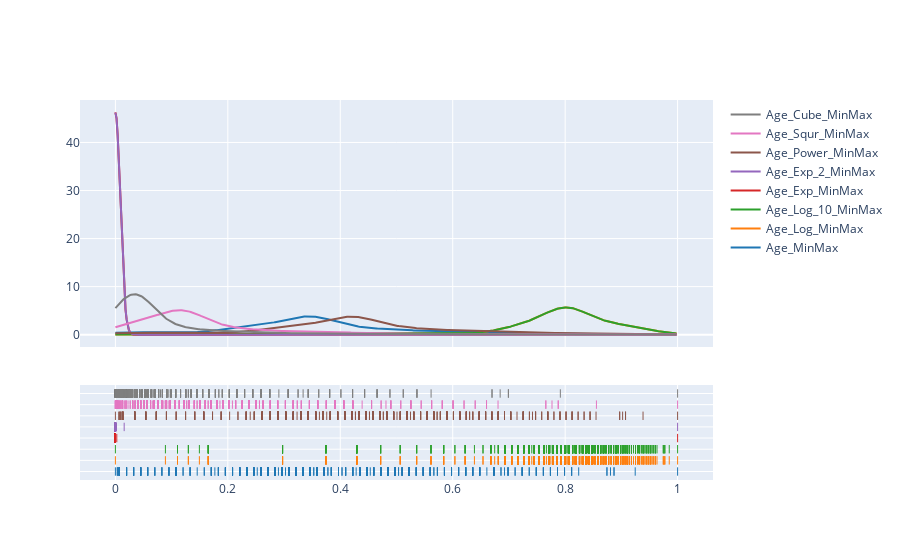

Notebook code cell kept with this figure:
### Code cell
fig = ff.create_distplot(data, columns, bin_size=.25, show_hist=False)
fig.show()

### Figure 1 — Plotly figure (JSON) as saved in the notebook; plotly's stock layout.template omitted (floating-point values rounded to 4 significant figures; data arrays with more than 128 entries replaced by an {"elided": "..."} marker saying what was removed)
{"data": [{"legendgroup": "Age_MinMax", "marker": {"color": "rgb(31, 119, 180)"}, "mode": "lines", "name": "Age_MinMax", "showlegend": true, "type": "scatter", "x": {"elided": "500 float values"}, "xaxis": "x", "y": {"elided": "500 float values"}, "yaxis": "y"}, {"legendgroup": "Age_Log_MinMax", "marker": {"color": "rgb(255, 127, 14)"}, "mode": "lines", "name": "Age_Log_MinMax", "showlegend": true, "type": "scatter", "x": {"elided": "500 float values"}, "xaxis": "x", "y": {"elided": "500 float values"}, "yaxis": "y"}, {"legendgroup": "Age_Log_10_MinMax", "marker": {"color": "rgb(44, 160, 44)"}, "mode": "lines", "name": "Age_Log_10_MinMax", "showlegend": true, "type": "scatter", "x": {"elided": "500 float values"}, "xaxis": "x", "y": {"elided": "500 float values"}, "yaxis": "y"}, {"legendgroup": "Age_Exp_MinMax", "marker": {"color": "rgb(214, 39, 40)"}, "mode": "lines", "name": "Age_Exp_MinMax", "showlegend": true, "type": "scatter", "x": {"elided": "500 float values"}, "xaxis": "x", "y": {"elided": "500 float values"}, "yaxis": "y"}, {"legendgroup": "Age_Exp_2_MinMax", "marker": {"color": "rgb(148, 103, 189)"}, "mode": "lines", "name": "Age_Exp_2_MinMax", "showlegend": true, "type": "scatter", "x": {"elided": "500 float values"}, "xaxis": "x", "y": {"elided": "500 float values"}, "yaxis": "y"}, {"legendgroup": "Age_Power_MinMax", "marker": {"color": "rgb(140, 86, 75)"}, "mode": "lines", "name": "Age_Power_MinMax", "showlegend": true, "type": "scatter", "x": {"elided": "500 float values"}, "xaxis": "x", "y": {"elided": "500 float values"}, "yaxis": "y"}, {"legendgroup": "Age_Squr_MinMax", "marker": {"color": "rgb(227, 119, 194)"}, "mode": "lines", "name": "Age_Squr_MinMax", "showlegend": true, "type": "scatter", "x": {"elided": "500 float values"}, "xaxis": "x", "y": {"elided": "500 float values"}, "yaxis": "y"}, {"legendgroup": "Age_Cube_MinMax", "marker": {"color": "rgb(127, 127, 127)"}, "mode": "lines", "name": "Age_Cube_MinMax", "showlegend": true, "type": "scatter", "x": {"elided": "500 float values"}, "xaxis": "x", "y": {"elided": "500 float values"}, "yaxis": "y"}, {"legendgroup": "Age_MinMax", "marker": {"color": "rgb(31, 119, 180)", "symbol": "line-ns-open"}, "mode": "markers", "name": "Age_MinMax", "showlegend": false, "type": "scatter", "x": {"elided": "891 float values"}, "xaxis": "x", "y": {"elided": "891 str values"}, "yaxis": "y2"}, {"legendgroup": "Age_Log_MinMax", "marker": {"color": "rgb(255, 127, 14)", "symbol": "line-ns-open"}, "mode": "markers", "name": "Age_Log_MinMax", "showlegend": false, "type": "scatter", "x": {"elided": "891 float values"}, "xaxis": "x", "y": {"elided": "891 str values"}, "yaxis": "y2"}, {"legendgroup": "Age_Log_10_MinMax", "marker": {"color": "rgb(44, 160, 44)", "symbol": "line-ns-open"}, "mode": "markers", "name": "Age_Log_10_MinMax", "showlegend": false, "type": "scatter", "x": {"elided": "891 float values"}, "xaxis": "x", "y": {"elided": "891 str values"}, "yaxis": "y2"}, {"legendgroup": "Age_Exp_MinMax", "marker": {"color": "rgb(214, 39, 40)", "symbol": "line-ns-open"}, "mode": "markers", "name": "Age_Exp_MinMax", "showlegend": false, "type": "scatter", "x": {"elided": "891 float values"}, "xaxis": "x", "y": {"elided": "891 str values"}, "yaxis": "y2"}, {"legendgroup": "Age_Exp_2_MinMax", "marker": {"color": "rgb(148, 103, 189)", "symbol": "line-ns-open"}, "mode": "markers", "name": "Age_Exp_2_MinMax", "showlegend": false, "type": "scatter", "x": {"elided": "891 float values"}, "xaxis": "x", "y": {"elided": "891 str values"}, "yaxis": "y2"}, {"legendgroup": "Age_Power_MinMax", "marker": {"color": "rgb(140, 86, 75)", "symbol": "line-ns-open"}, "mode": "markers", "name": "Age_Power_MinMax", "showlegend": false, "type": "scatter", "x": {"elided": "891 float values"}, "xaxis": "x", "y": {"elided": "891 str values"}, "yaxis": "y2"}, {"legendgroup": "Age_Squr_MinMax", "marker": {"color": "rgb(227, 119, 194)", "symbol": "line-ns-open"}, "mode": "markers", "name": "Age_Squr_MinMax", "showlegend": false, "type": "scatter", "x": {"elided": "891 float values"}, "xaxis": "x", "y": {"elided": "891 str values"}, "yaxis": "y2"}, {"legendgroup": "Age_Cube_MinMax", "marker": {"color": "rgb(127, 127, 127)", "symbol": "line-ns-open"}, "mode": "markers", "name": "Age_Cube_MinMax", "showlegend": false, "type": "scatter", "x": {"elided": "891 float values"}, "xaxis": "x", "y": {"elided": "891 str values"}, "yaxis": "y2"}], "layout": {"barmode": "overlay", "hovermode": "closest", "legend": {"traceorder": "reversed"}, "xaxis": {"anchor": "y2", "domain": [0, 1], "zeroline": false}, "yaxis": {"anchor": "free", "domain": [0.35, 1], "position": 0}, "yaxis2": {"anchor": "x", "domain": [0, 0.25], "dtick": 1, "showticklabels": false}}}
